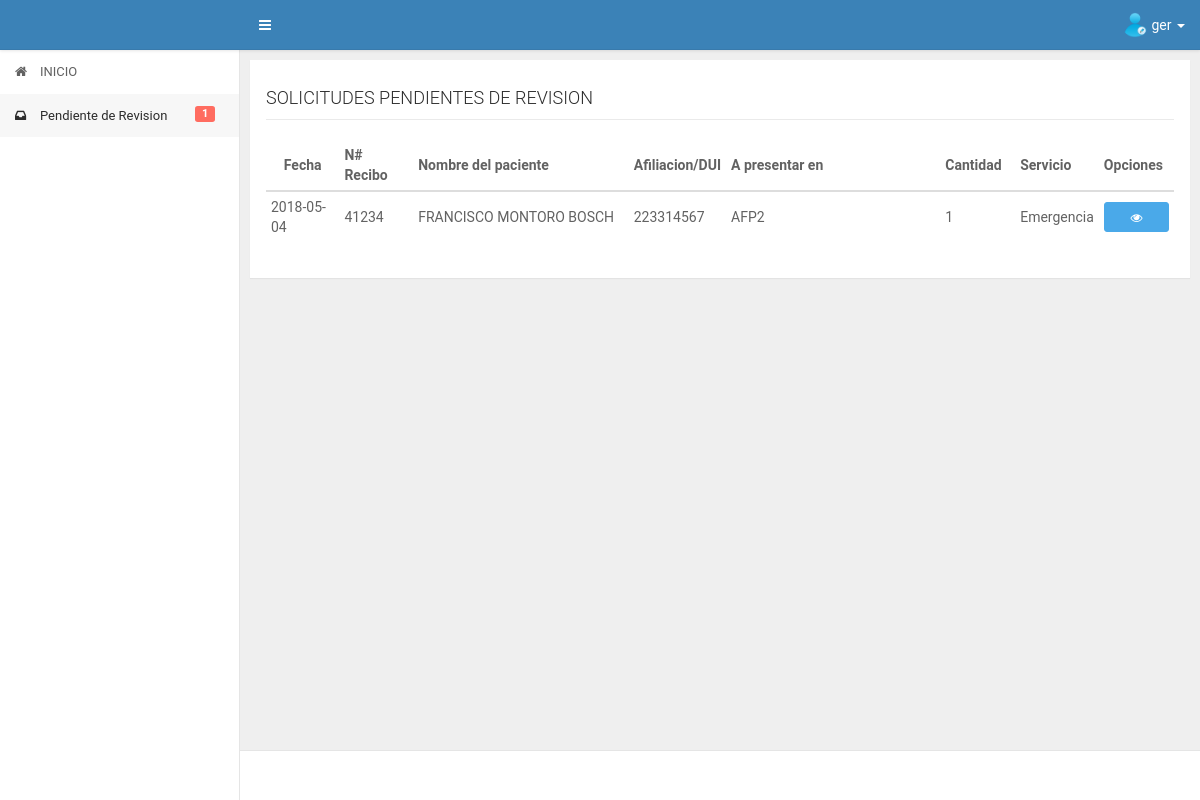
Page /app/jefe/pendienterevision.php (signed in) on the committed database.
### tables this page shows
CREATE TABLE IF NOT EXISTS `datos_iniciales` (
  `id_datos` int(11) NOT NULL AUTO_INCREMENT,
  `fecha` date DEFAULT NULL,
  `numero_recibo` varchar(50) DEFAULT NULL,
  `afiliacion_dui` varchar(30) DEFAULT NULL,
  `nombre_paciente` varchar(300) DEFAULT NULL,
  `destinos` varchar(2000) DEFAULT NULL,
  `id_servicio` int(11) DEFAULT NULL,
  `cantidad` int(11) DEFAULT NULL,
  `fecha_presentado` date DEFAULT NULL,
  `fecha_cancelado` date DEFAULT NULL,
  `precio` float DEFAULT NULL,
  `id_estado` int(11) DEFAULT NULL,
  `id_trabajador` int(11) DEFAULT NULL,
  `fecha_recibido_revision` date DEFAULT NULL,
  `fecha_autorizacion_direccion` date DEFAULT NULL,
  PRIMARY KEY (`id_datos`),
  KEY `FK_diservicio` (`id_servicio`),
  KEY `FK_diestado` (`id_estado`),
  KEY `FK_datos_iniciales_usuario` (`id_trabajador`),
  CONSTRAINT `FK_datos_iniciales_usuario` FOREIGN KEY (`id_trabajador`) REFERENCES `usuario` (`id_user`),
  CONSTRAINT `FK_diestado` FOREIGN KEY (`id_estado`) REFERENCES `estado` (`id_estado`),
  CONSTRAINT `FK_diservicio` FOREIGN KEY (`id_servicio`) REFERENCES `servicios` (`id_servicio`)
);

CREATE TABLE IF NOT EXISTS `servicios` (
  `id_servicio` int(11) NOT NULL AUTO_INCREMENT,
  `nombre_servicio` varchar(200) DEFAULT NULL,
  PRIMARY KEY (`id_servicio`)
);

### app/jefe/pendienterevision.php (the view, shortened to what this page needs)
<?php
    include("../core/header.php");
    include("../core/aside.php");
    include("../../config/database.php");
    $sqlpendientes = "SELECT datos_iniciales.id_datos,datos_iniciales.fecha,datos_iniciales.numero_recibo,datos_iniciales.afiliacion_dui,datos_iniciales.nombre_paciente,datos_iniciales.destinos,datos_iniciales.cantidad,servicios.nombre_servicio FROM datos_iniciales INNER JOIN servicios ON datos_iniciales.id_servicio=servicios.id_servicio WHERE datos_iniciales.id_estado=4 ORDER BY datos_iniciales.id_datos";
    if($stmt = $conn->prepare($sqlpendientes)){
    	$stmt -> execute();
    	$stmt -> store_result();
    	$rows = $stmt->num_rows;
    	$stmt -> bind_result($id_datos,$fechacreacion,$nrecibo,$afiliacion,$nombrepaciente,$destinos,$cantidad,$servicio);
    }
?>
<div id="content" class="ui-content ui-content-aside-overlay">
    <div class="ui-content-body">
        <div class="ui-container">
            <div class="row">
                <div class="col-md-12 col-lg-12">
                    <div class="panel">
                        <div class="panel-body">
                            <div id="titulo">
                            	<h4>SOLICITUDES PENDIENTES DE REVISION</h4>
                            </div>
                            <div id="contenido" class="table-responsive">
                            	<table class="table table-hover table-condensed" id="mitable">
                                    <thead class="thead-inverse">
                                        <tr>
                                            <th class="col-md-1 text-center">Fecha</th>
                                            <th class="col-md-1">N# Recibo</th>
                                            <th class="col-md-3">Nombre del paciente</th>
                                            <th class="col-md-1">Afiliacion/DUI</th>
                                            <th class="col-md-3">A presentar en</th>
                                            <th class="col-md-1">Cantidad</th>
                                            <th class="col-md-1">Servicio</th>
                          					<th class="col-md-1">Opciones</th>
                                        </tr>
                                    </thead>
                                    <tbody>
                                    <?php
                                    	if($rows>0){
                                    		while ($stmt->fetch()) {
                                    ?>
                                    	<tr>
                                    		<td><?php echo $fechacreacion; ?></td>
                                    		<td><?php echo $nrecibo; ?></td>
                                    		<td><?php echo $nombrepaciente; ?></td>
                                    		<td><?php echo $afiliacion; ?></td>
                                    		<td><?php echo $destinos; ?></td>
                                    		<td><?php echo $cantidad; ?></td>
                                    		<td><?php echo $servicio; ?></td>
                                    		<td><a href="infosolicitud.php?con=<?php echo $id_datos ?>" class="btn btn-info btn-sm btn-block vertrabajador"  data-placement="left" data-solicitud="<?php echo $id_datos ?>" data-toggle="tooltip" data-placement="left" title="Revisar"><i class="fa fa-eye"></i></a></td>
                                    	</tr>
                                    <?php
                                    		}
                                    	}
                                    ?>
                                    </tbody>
                                </table>
                            </div>
                        </div>
                    </div>
                </div>
            </div>
        </div>
    </div>
</div>
<?php
    include("../core/footer.php");
 ?>

### assets/css/main.css (style rules this page uses)
.row { margin-right: -5px; margin-left: -5px; }
.ui-content-body .row > [class^="col-"], .ui-content-body .row > [class*="col-"] { padding-left: 5px; padding-right: 5px; }
.panel { margin-bottom: 10px; -webkit-border-radius: 0; border-radius: 0; }
.panel { position: relative; }
.ui-content { width: 100%; height: 100%; margin-left: 0; -webkit-transition: margin-left .3s; transition: margin-left .3s; }
.ui-content::before, .ui-content::after { display: table; content: " "; }
.ui-content::after { clear: both; }
.ui-content-body { float: left; width: 100%; margin-bottom: 40px; padding: 10px; }
@media (min-width: 768px) { .ui-content { width: auto; margin-left: 240px; -webkit-transition: all .299s; transition: all .299s; } }
@media (min-width: 1200px) { .ui-content.ui-content-aside-overlay .ui-container { margin-right: 0; } }
@media (min-width: 1200px) { .ui-container { margin-right: 0; -webkit-transition: margin-right .3s; transition: margin-right .3s; } }
html, body { width: 100%; height: 100%; }
body { font-size: 14px; color: #626262; background-color: #EFEFEF; -webkit-font-smoothing: antialiased; line-height: 1.5; letter-spacing: 0; overflow-x: hidden; }
h1, h2, h3, h4, h5, h6 { font-weight: 300; line-height: 1.3; color: #2c2c2c; }
h4, .h4 { font-size: 18px; }
a { color: inherit; }
.table thead tr th, .table tbody tr td, .table tbody tr td * { vertical-align: middle; }
.btn { background-color: transparent; color: inherit; }
.btn-info { color: #ffffff; background-color: #4aa9e9; border-color: #4aa9e9; }

### assets/css/style.css (style rules this page uses)
body { font-family: 'Roboto', sans-serif; }
#titulo { border-bottom: 1px solid #eaeaea; }
#contenido { margin-top: 20px; }

### rows in the picture
datos_iniciales: fecha "2018-05-04", numero_recibo "41234", nombre_paciente "FRANCISCO MONTORO BOSCH", afiliacion_dui "223314567", destinos "AFP2", cantidad "1", id_servicio.nombre_servicio "Emergencia"

### other values in the picture
$_SESSION['nombre'] "ger"
$mispendientesrev "1"
